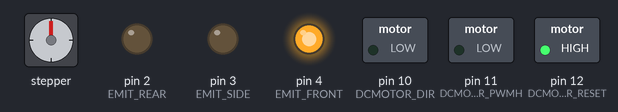
Simulated run of this sketch. Board: Arduino Uno, built with avr-gcc and run on an emulated ATmega328P. Parts: stepper motor, switched loads named in the sketch (green lamp = pin HIGH), output pins drawn as LEDs (lit = HIGH). Stepper angles assume 2048 steps per turn.

Above: at 0.1 s.
At 0.7 s:
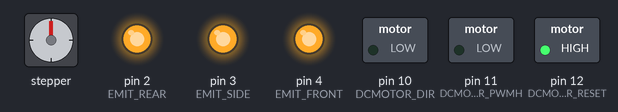
At 1.5 s:
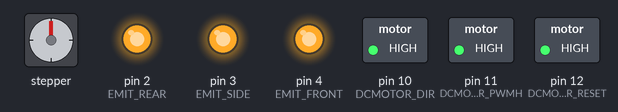
At 2.3 s:
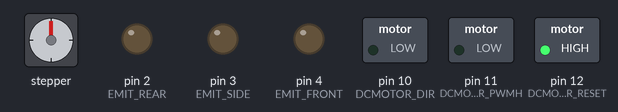
Timing chart, 0 to 3.8 s (numbered marks = the images above):
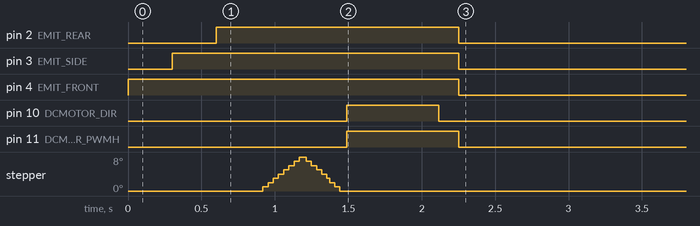

The sketch:

green-machine.ino
```cpp
/*! \file main.ino \brief green-machine main file. */
//-----------------------------------------------------------------------------
//  Filename   : main.ino
//  Title      : Main code for ME463 group The Masters for green-machine
//  Author     : Patrick Kennedy (kennedyp@purdue.edu)
//  Created    : 02/20/2018
//  Modified   : 02/28/2018
//  Version    : 0.1
//  Description:
//     Contains all functionality for green-machine
//     NOTE: Version is below v1.0, all functions not realized
//-----------------------------------------------------------------------------

#include <Stepper.h>
#include "MD07A.h"

// == PROGRAM OPTIONS == //
#define RUN_INIT_ROUTINE  1

// == CONSTANTS == //
#define DIR_LOAD_SPRING   1
#define DIR_RELEASE       0

// == PIN DECLARATIONS == //
#define RCV01   A0    // IR comp are numbered clockwise starting directly forward, from top view
#define RCV02   A1
#define RCV03   A2
#define RCV04   A3
#define RCV05   A4
#define RCV06   A5

#define EMIT_FRONT  4
#define EMIT_SIDE  3
#define EMIT_REAR  2

#define DCMOTOR_DIR   10
#define DCMOTOR_PWMH  11
#define DCMOTOR_RESET 12

#define STEPPER_IN1   6
#define STEPPER_IN2   7
#define STEPPER_IN3   8
#define STEPPER_IN4   9

// == GLOBAL VARIABLES == //
const int stepsPerRevolution = 2048;  // change this to fit the number of steps per revolution
const int stepSmall = 50;
const int stepMed = 100;
const int stepLarge = 200;


// == OBJECTS == //
Stepper stepperMotor(stepsPerRevolution, STEPPER_IN1, STEPPER_IN2, STEPPER_IN3, STEPPER_IN4);
MD07A launchMotor(DCMOTOR_DIR, DCMOTOR_PWMH, DCMOTOR_RESET);

void setup(){
  // Define all output pins
  pinMode(EMIT_FRONT, OUTPUT);
  pinMode(EMIT_SIDE, OUTPUT);
  pinMode(EMIT_REAR, OUTPUT);
  pinMode(DCMOTOR_RESET, OUTPUT);
  pinMode(DCMOTOR_PWMH, OUTPUT);
  pinMode(DCMOTOR_DIR, OUTPUT);
  pinMode(STEPPER_IN1, OUTPUT);
  pinMode(STEPPER_IN2, OUTPUT);
  pinMode(STEPPER_IN3, OUTPUT);
  pinMode(STEPPER_IN4, OUTPUT);

  // Initialize obj
  stepperMotor.setSpeed(5);   // Set stepper speed to 5 rpm
  launchMotor.Sleep(false);

  // Init routine
#if RUN_INIT_ROUTINE
  digitalWrite(EMIT_FRONT, HIGH);
  delay(300);
  digitalWrite(EMIT_SIDE, HIGH);
  delay(300);
  digitalWrite(EMIT_REAR, HIGH);
  delay(300);

  stepperMotor.step(stepSmall);
  stepperMotor.step(-stepSmall);

  launchMotor.Rotate(DIR_LOAD_SPRING, 45);
  launchMotor.Rotate(DIR_RELEASE, 10);

  digitalWrite(EMIT_FRONT, LOW);
  digitalWrite(EMIT_SIDE, LOW);
  digitalWrite(EMIT_REAR, LOW);
#endif
}

void loop(){
  // Todo
}
```

MD07A.cpp
```cpp
//
// Created by PK3 on 3/8/2018.
//
#import <Arduino.h>
#include "MD07A.h"

// Default constructor, default pins are 5,6,7
MD07A::MD07A(){
  pin_dir = 5;
  pin_pwmh = 6;
  pin_reset = 7;

  pinMode(pin_dir, OUTPUT);
  pinMode(pin_pwmh, OUTPUT);
  pinMode(pin_reset, OUTPUT);
}

// Constructor with necessary pin definitions
MD07A::MD07A(int DirectionPin, int PWMHPin, int ResetPin){
  pin_dir = DirectionPin;
  pin_pwmh = PWMHPin;
  pin_reset = ResetPin;

  pinMode(pin_dir, OUTPUT);
  pinMode(pin_pwmh, OUTPUT);
  pinMode(pin_reset, OUTPUT);
}

void MD07A::Sleep(bool sleep){
  // Write opposite to reset pin (active low)
  digitalWrite(pin_reset, !sleep);
}
// ---------------------------------------------------------------------------
//  Rotate (base function)
//  PARAMS:
//    bool  direction   Direction for the motor to spin, no reference yet
//    float degrees     Desired angular displacement (est)
//  Spin the motor an estimated number of degrees. Assuming that the motor
//    spins at a constant 12 RPM as listed in datasheet and that motor is
//    under low load, immediate response. The motor is turned on for a
//    calculated time interval corresponding to an est. angular displacement
//  --------------------------------------------------------------------------
void MD07A::Rotate(bool direction, float degrees){
  int timeDelay;
  // Determine direction
  digitalWrite(pin_dir, direction);

  // Determine time to spin
  timeDelay = MS_PER_RAD * DegToRad(degrees);
  this->IndicatorLED(true);
  digitalWrite(pin_pwmh, HIGH);
  delay(timeDelay);
  digitalWrite(pin_pwmh, LOW);
  this->IndicatorLED(false);
}

// ---------------------------------------------------------------------------
//  Rotate (overloaded with duty cycle)
//  PARAMS:
//    bool  direction   Direction for the motor to spin, no reference yet
//    float degrees     Desired angular displacement (est)
//    int   dutyCycle   Duty cycle to use, scaled from 0-255
//  Supposed to allow for variable power, not sure how well the timing will
//    work in predicting the position, needs to be tested
//  --------------------------------------------------------------------------
void MD07A::Rotate(bool direction, float degrees, int dutyCycle){
  // Check that pin_PWMH is actually a PWM pin, otherwise call other fcn
  if(pin_pwmh != 2 || pin_pwmh != 3 || pin_pwmh != 5 || pin_pwmh != 6){
    this->Rotate(direction, degrees);
  }
  else{
    int timeDelay;
    // Determine direction
    digitalWrite(pin_dir, direction);

    // Determine time to spin
    timeDelay = MS_PER_RAD * DegToRad(degrees);
    this->IndicatorLED(true);
    analogWrite(pin_pwmh, dutyCycle);
    delay(timeDelay);
    digitalWrite(pin_pwmh, LOW);
    this->IndicatorLED(false);
  }
}

void MD07A::IndicatorLED(bool enable){
  digitalWrite(LED_BUILTIN, enable);
}

float DegToRad(float degrees){
  return degrees/180*PI;
}
```

MD07A.h
```cpp
//
// Created by PK3 on 3/8/2018.
//

#ifndef GREEN_MACHINE_MD07A_H
#define GREEN_MACHINE_MD07A_H

// Motor constants
#define OUTPUT_RAD_PER_SEC  1.25664   // 12 RPM
#define MS_PER_RAD          796       // 796 ms for 1 rad of rotation
#define PI                  3.1415926 // For deg/rad conversion

class MD07A{
public:
  MD07A();
  MD07A(int DirectionPin, int PWMHPin, int ResetPin);
  void Rotate(bool direction, float degrees);
  void Rotate(bool direction, float degrees, int dutyCycle);
  void Sleep(bool sleep);
  void IndicatorLED(bool enable);

private:
  int pin_dir;
  int pin_pwmh;
  int pin_reset;
};

float DegToRad(float degrees);
#endif //GREEN_MACHINE_MD07A_H
```
